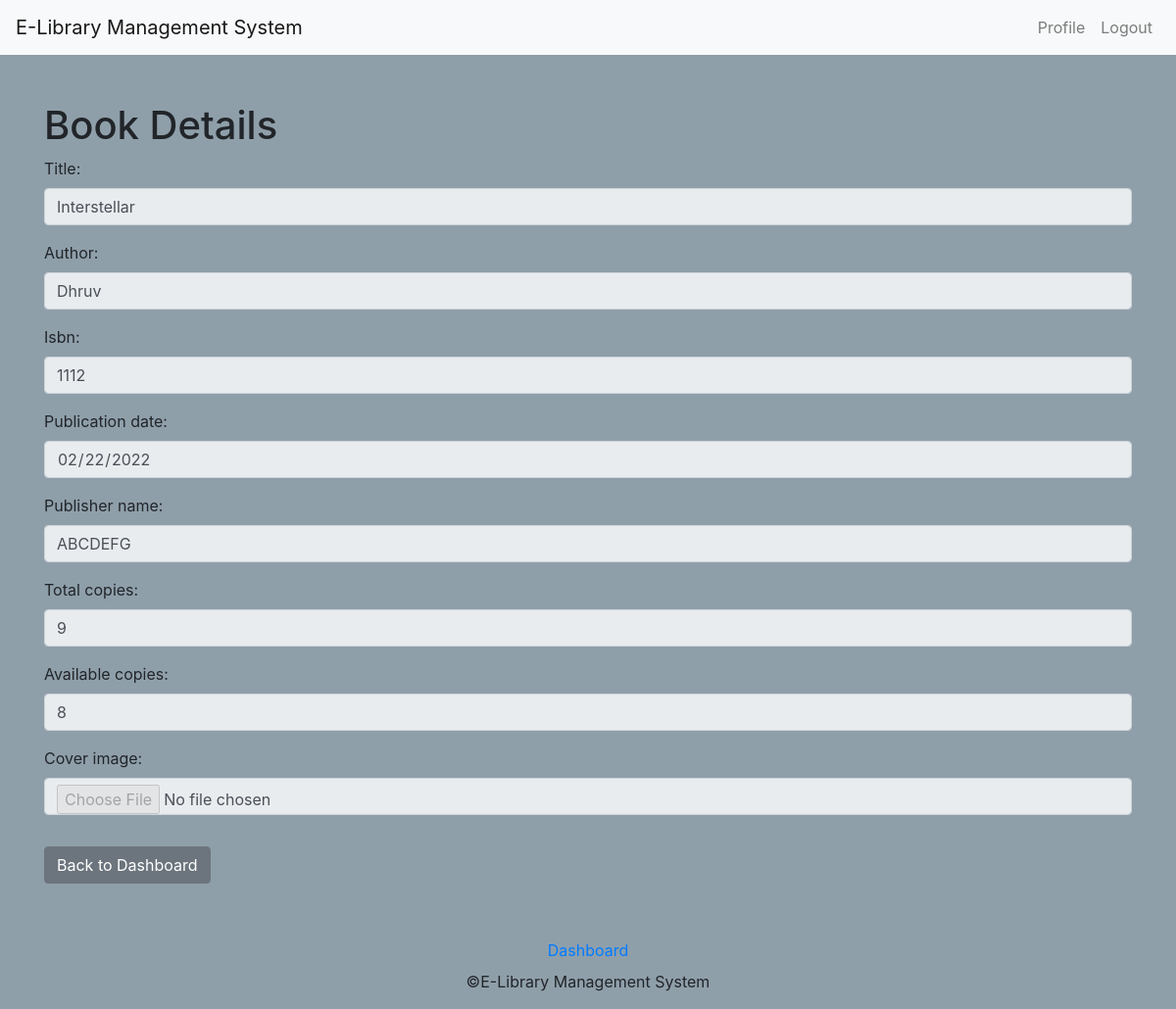
Page /book/detail/3 (signed in) on the committed database.
### books/models.py (models this page shows, shortened)
class Book(models.Model):
    title = models.CharField(max_length=255)
    author = models.CharField(max_length=255)
    isbn = models.PositiveBigIntegerField(unique=True)
    publication_date = models.DateField(blank=True, null=True)
    publisher_name = models.CharField(max_length=255, default=None)
    cover_image = models.ImageField(upload_to='book_covers/', blank=True, null=True)
    total_copies = models.PositiveIntegerField(default=1)
    available_copies = models.PositiveIntegerField(default=1)
    rating = models.FloatField(default=0.0)
    num_ratings = models.PositiveIntegerField(default=0)

### books/views.py (the view)
# urls.py: path('detail/<int:pk>', book_detail, name='book_detail'),
@login_required
def book_detail(request, pk):
    book = get_object_or_404(Book, pk=pk)
    profile = request.user.profile  # Get user profile to determine role
    if request.method == 'POST' and profile.role == 'librarian':
        form = BookUpdateForm(request.POST, request.FILES, instance=book)  # Librarians can edit
        if form.is_valid():
            form.save()
            return redirect('librarian_dashboard')
    else:
        form = BookUpdateForm(instance=book)
        if profile.role == 'student':
            for field in form.fields.values():
                field.disabled = True  # Disable the input fields for students
    return render(request, 'books/book_detail.html', {'form': form, 'book': book, 'role': profile.role})

### books/forms.py (shortened to what this page needs)
class BookUpdateForm(forms.ModelForm):
    class Meta:
        model = Book
        fields = ['title', 'author', 'isbn', 'publication_date', 'publisher_name', 'total_copies', 'available_copies', 'cover_image']
        widgets = {
            'publication_date': forms.DateInput(attrs={'type': 'date'}),
        }
    def __init__(self, *args, **kwargs):
        super().__init__(*args, **kwargs)
        for field in self.fields.values():
            field.widget.attrs.update({'class': 'form-control'})

### books/templates/books/book_detail.html (shortened to what this page needs)
{% extends 'users/base.html' %}
{% block content %}
<h1>Book Details</h1>
<form method="POST" enctype="multipart/form-data">
    {{ form.as_p }}
</form>
<a href="{% url 'student_dashboard' %}" class="btn btn-secondary mt-3">Back to Dashboard</a>
{% endblock %}

### users/templates/users/base.html (style rules this page uses)
body { background-color: #8f9faa; }

### rows in the picture
Book: title "Interstellar", author "Dhruv", isbn "1112", publication_date "02/22/2022", publisher_name "ABCDEFG", total_copies "9", available_copies "8"
